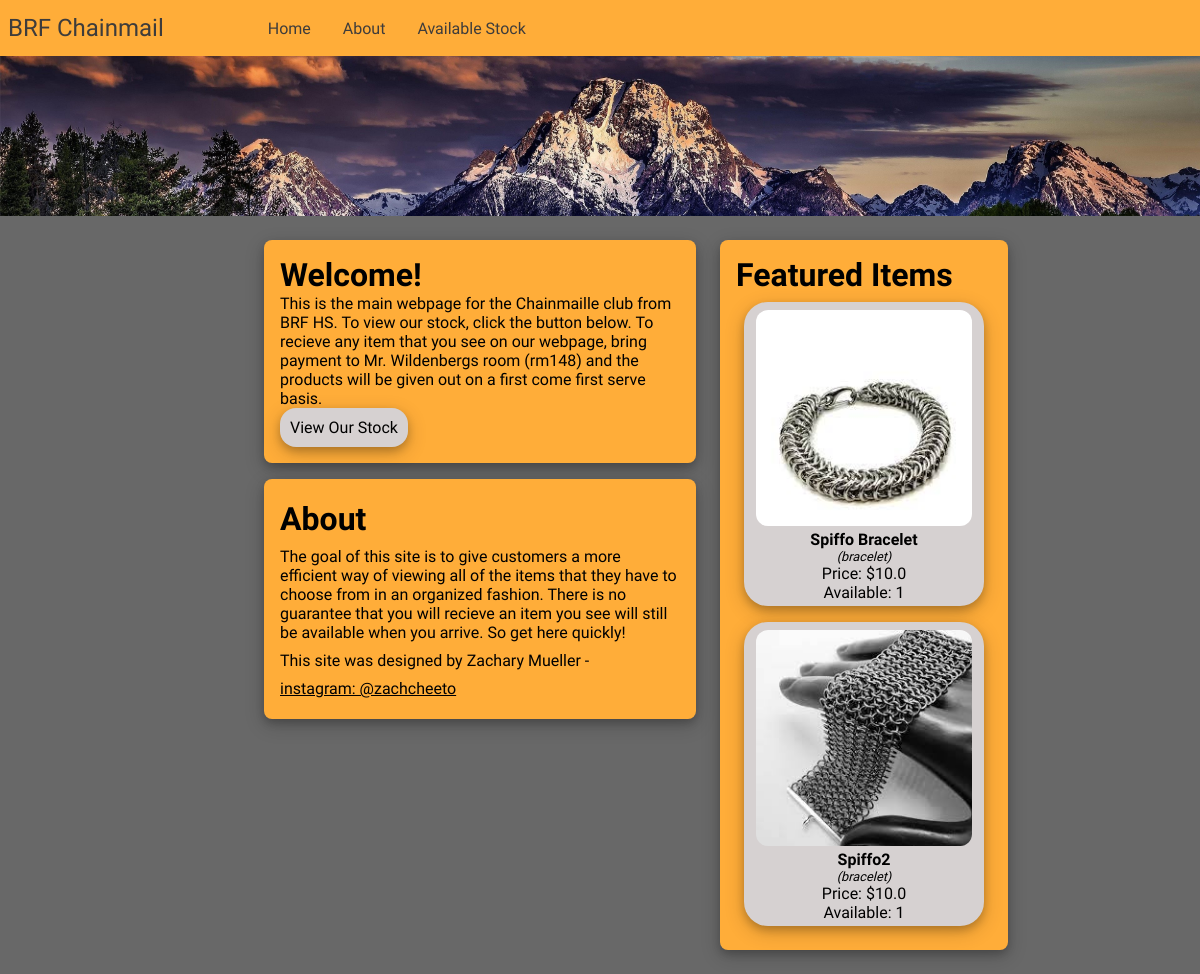
The page / on the database its author committed.
### bracelets/models.py (models this page shows, shortened)
class Item(models.Model):
    BRACELET = 'br'
    EARING = 'er'
    OTHER = 'ot'
    TYPE_CHOICES = [
        (BRACELET, 'bracelet'),
        (EARING, 'earing'),
        (OTHER, 'other')
    ]
    title = models.CharField(max_length=200, null=True)
    item_type = models.CharField(max_length=2, choices=TYPE_CHOICES, default=OTHER)
    description = models.TextField(max_length=200, null=True, blank=True)
    price = models.FloatField(default=0.0)
    available = models.IntegerField(default=1)

class ItemImage(models.Model):
    item = models.ForeignKey(Item, related_name='images', on_delete=models.CASCADE)
    image = models.ImageField(upload_to='bracelets',null=True)

### pages/views.py (the view)
# urls.py: path('', Home, name='home'),
def Home(request):
    items = list(Item.objects.all()[:2])
    context = {
        'featured_items': items,
        'test': DEBUG,
    }
    return render(request, 'home.html', context=context)

### templates/home.html (shortened to what this page needs)
{% extends 'base.html' %}
{% block content %}
        <div id="banner">
        </div>
        <div class="all-info">
                <div class="welcome-info">
                        <h1>Welcome!</h1>
                        <p>This is the main webpage for the Chainmaille club from BRF HS. To view our stock, click the button below.
                        To recieve any item that you see on our webpage, bring payment to Mr. Wildenbergs room (rm148) and the products
                        will be given out on a first come first serve basis.
                        </p>
                        <a href="{% url 'all_stock' %}">View Our Stock</a>
                </div>
                <div class="about-info">
                        <h1>About</h1>
                        <p>The goal of this site is to give customers a more efficient way of viewing all of the items that they have to choose from in an organized fashion.
                        There is no guarantee that you will recieve an item you see will still be available when you arrive. So get here quickly!
                        </p>
                        <p>This site was designed by Zachary Mueller - </p>
                        <a target="_blank" href="https://www.instagram.com/zachcheeto" style="color: inherit;"><p>instagram: @zachcheeto</p></a>
                </div>
                <div class="featured-items">
                        <h1>Featured Items</h1>
                        <div style="display: flex; flex-direction: column; align-items: center;">
                                {% for item in featured_items %}
                                <a href="{% url 'detail' item.id %}">
                                        <div class="item" style="max-width: 10vw;">
                                                {% with item.images.all|first as imageobj %}
                                                <img class="sized" src="{{ imageobj.image.url }}">
                                                {% endwith %}
                                                <div class="details">
                                                <h2>{{ item.title }}</h2>
                                                <p id="type">({{ item.get_item_type_display }})</p>
                                                <p>Price: ${{ item.price }}</p>
                                                <p>Available: {{ item.available }}</p>
                                                </div>
                                        </div>
                                </a>
                                {% endfor %}
                        </div>
                </div>
        </div>
{% endblock content %}

### static/css/base.css (style rules this page uses)
* { box-sizing: border-box; margin: 0; padding: 0; font-family: 'Sora'; }
body { background: rgb(104, 104, 104); }
#banner { display: flex; justify-content: center; align-items: center; width: 100%; height: 23vh; background-color: none; background: url('../../media/free-mountain-c.jpg') no-repeat, rgb(104, 104, 104); background-size: cover; }
.all-info { max-width: 60%; max-height: 80vh; margin: 2% 20%; display: flex; align-content: space-between; flex-wrap: wrap; flex-direction: column; }
.welcome-info { display: flex; flex-direction: column; justify-content: space-around; padding: 1rem; border-radius: .5rem; background-color: rgb(255 173 57); box-shadow: 0 4px 8px 0 rgba(0, 0, 0, 0.2), 0 6px 20px 0 rgba(0, 0, 0, 0.19); width: 50%; height: 30vh; }
.welcome-info a { height: fit-content; padding: 10px; text-align: center; width: fit-content; color: black; text-decoration: none; background-color: rgb(214, 209, 209); border-radius: 1rem; box-shadow: 0 4px 8px 0 rgba(0, 0, 0, 0.2), 0 6px 20px 0 rgba(0, 0, 0, 0.19); transition: all .2s ease-in-out; }
.about-info { display: flex; flex-direction: column; justify-content: space-around; padding: 1rem; background-color: rgb(255 173 57); border-radius: .5rem; box-shadow: 0 4px 8px 0 rgba(0, 0, 0, 0.2), 0 6px 20px 0 rgba(0, 0, 0, 0.19); margin-top: 2vh; min-height: 30vh; width: 50%; }
.featured-items { display: flex; flex-direction: column; justify-content: space-between; padding: 1rem; background-color: rgb(255 173 57); border-radius: .5rem; box-shadow: 0 4px 8px 0 rgba(0, 0, 0, 0.2), 0 6px 20px 0 rgba(0, 0, 0, 0.19); width: 25vw; min-height: 62vh; flex-grow: 2; }
.featured-items div a { text-decoration: none; color: inherit; }
.item { margin: 1vh 1vw; min-width: 11.1vw; max-width: 11.1vw; align-items: center; justify-content: space-between; display: flex; flex-direction: column; background-color: rgb(214, 209, 209); border-radius: .4vw; box-shadow: 0 4px 8px 0 rgba(0, 0, 0, 0.2), 0 6px 20px 0 rgba(0, 0, 0, 0.19); transition: all .2s ease-in-out; }
.sized { border-radius: .3vw; margin-top: .4vw; width: 10vw; height: auto; }
.details { text-align: center; display: flex; flex-direction: column; align-content: center; align-items: center; margin: .5vh 0; height: auto; }
.details h2 { font-size: 1rem; }
#type { font-size: .8rem; font-style: italic; }
@media (max-width: 1200px) { .item { border-radius: 2vw; min-width: 20vw; } }
@media (max-width: 1200px) { .sized { border-radius: 1vw; margin-top: 1vh; min-width: 18vw; height: auto; } }
@media (max-width: 1300px) { #banner { background-size: cover; height: 20vh; } }
@media (max-width: 1300px) { .all-info { max-height:100vh; } }
@media (max-width: 1300px) { .welcome-info { width: 60%; height: auto; padding: 1rem; margin: 0 2vw; } }
@media (max-width: 1300px) { .about-info { margin: 2vh 2vw; width: 60%; height: auto; padding: 1rem; } }
@media (max-width: 1300px) { .featured-items { width: 40%; height:fit-content; padding: 1rem; } }

### rows shown on the page
Item: image (picture), title "Spiffo Bracelet", item_type "bracelet", price "10.0", available "1"
Item: image (picture), title "Spiffo2", item_type "bracelet", price "10.0", available "1"
